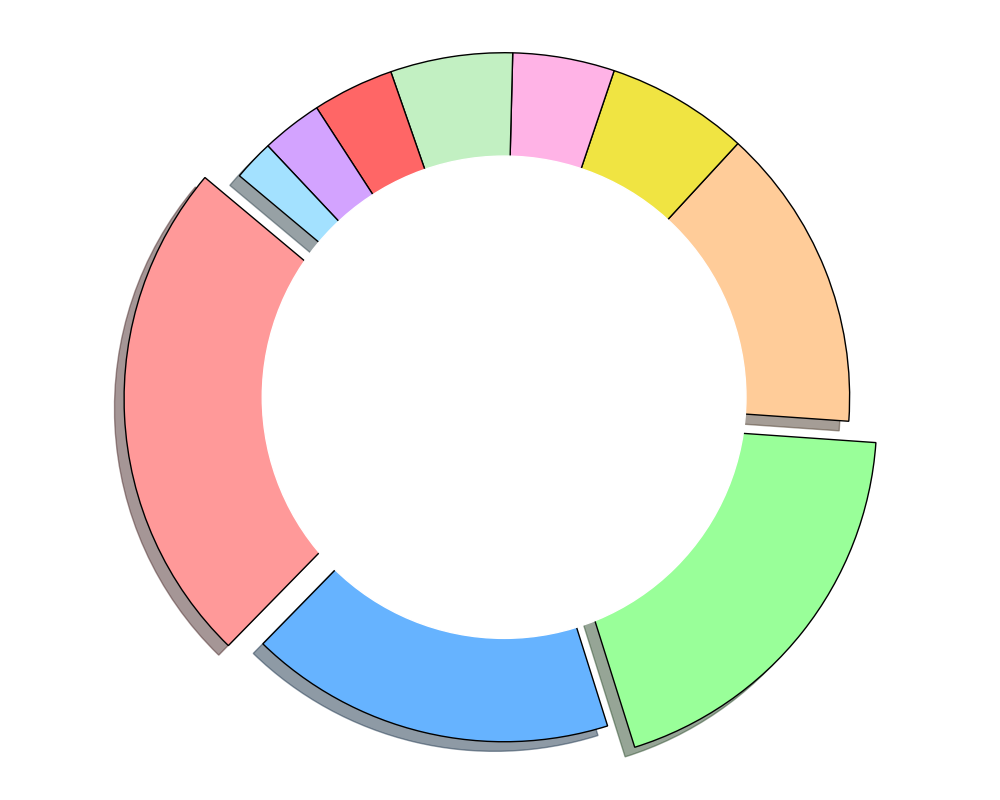

The script that drew this image:
import matplotlib.pyplot as plt

genres = ['Pop', 'Rock', 'Hip Hop', 'EDM', 'Jazz', 'Classical', 'Country', 'R&B', 'Reggae', 'Blues']
market_share = [25, 18, 20, 15, 7, 5, 6, 4, 3, 2]
colors = ['#ff9999', '#66b3ff', '#99ff99', '#ffcc99', '#f0e442', '#ffb3e6', 
          '#c2f0c2', '#ff6666', '#d3a3ff', '#a3e1ff']
explode = (0.1, 0, 0.1, 0, 0, 0, 0, 0, 0, 0)

fig, ax = plt.subplots(figsize=(10, 8))
wedges, texts, autotexts = ax.pie(
    market_share, colors=colors, autopct='', startangle=140,
    explode=explode, shadow=True, wedgeprops={'edgecolor': 'black'},
    pctdistance=0.85,
)

centre_circle = plt.Circle((0,0),0.70,fc='white')
fig.gca().add_artist(centre_circle)

ax.axis('equal')

plt.tight_layout()
plt.show()
